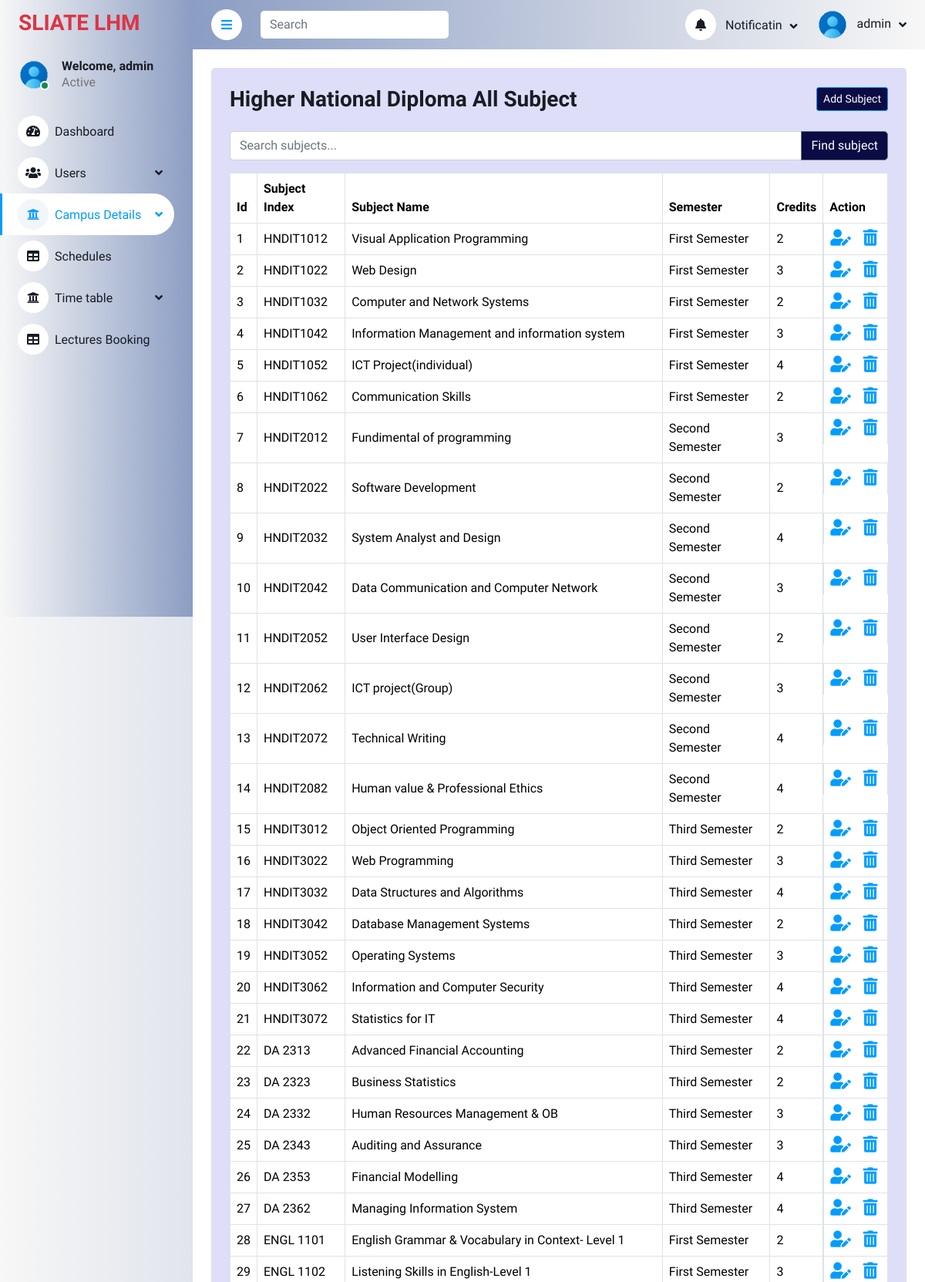
The page /admin/Subject.php (signed in, upper part) on the database its author committed.
### tables this page shows
CREATE TABLE `subjects` (
  `id` int NOT NULL AUTO_INCREMENT,
  `subject_number` varchar(50) NOT NULL,
  `subject_name` varchar(100) NOT NULL,
  `department_id` int DEFAULT NULL,
  `semester_id` int NOT NULL,
  `credits` int NOT NULL,
  `about` text,
  PRIMARY KEY (`id`),
  UNIQUE KEY `subject_number` (`subject_number`),
  KEY `department_id` (`department_id`),
  KEY `semester_id` (`semester_id`),
  CONSTRAINT `subjects_ibfk_1` FOREIGN KEY (`department_id`) REFERENCES `departments` (`id`) ON DELETE CASCADE,
  CONSTRAINT `subjects_ibfk_2` FOREIGN KEY (`semester_id`) REFERENCES `semester` (`id`) ON DELETE CASCADE
);

CREATE TABLE `semester` (
  `id` int NOT NULL AUTO_INCREMENT,
  `sem_num` int NOT NULL,
  `sem_name` varchar(64) NOT NULL,
  PRIMARY KEY (`id`)
);

### admin/Subject.php (the view, shortened to what this page needs)
<?php include './include/header.php'; ?>
<div class="content">
    <?php include './include/navbar.php'; ?>
    <div class="container-fluid pt-4 px-4">
        <div class="bg-light text-center rounded p-4">
            <div class="d-flex align-items-center justify-content-between mb-4">
                <h3 class="mb-0">Higher National Diploma All Subject</h3>
                <button type="button" class="btn btn-sm btn-primary" data-bs-toggle="modal" data-bs-target="#subModal">Add Subject
                </button>
            </div>
            <form method="GET" action="">
                <div class="input-group mb-3 ">
                    <input type="text" class="form-control" name="search" placeholder="Search subjects..." aria-label="Search subjects" value="<?php echo isset($_GET['search']) ? htmlspecialchars($_GET['search']) : ''; ?>">
                    <button class="btn btn-outline-secondary btn-primary" type="submit">Find subject</button>
                </div>
            </form>
            <div class="table-responsive">
                <table class="table text-start align-middle table-bordered table-hover mb-0">
                    <thead>
                        <tr class="text-dark">
                            <th scope="col">Id</th>
                            <th scope="col">Subject Index</th>
                            <th scope="col">Subject Name</th>
                            <th scope="col">Semester</th>
                            <th scope="col">Credits</th>
                            <th scope="col">Action</th>
                        </tr>
                    </thead>
                    <tbody>
                        <?php
                        $query = "
            SELECT s.id, s.subject_number, s.subject_name, s.credits, sem.sem_name AS semester_name
            FROM subjects s
            JOIN semester sem ON s.semester_id = sem.id
        ";
                        $stmt = $conn->prepare($query);
                        $stmt->execute();
                        $result = $stmt->fetchAll(PDO::FETCH_ASSOC);
                        if (!empty($result)) {
                            foreach ($result as $row) {
                                echo '<tr>';
                                echo '<td>' . htmlspecialchars($row['id']) . '</td>';
                                echo '<td>' . htmlspecialchars($row['subject_number']) . '</td>';
                                echo '<td>' . htmlspecialchars($row['subject_name']) . '</td>';
                                echo '<td>' . htmlspecialchars($row['semester_name']) . '</td>';
                                echo '<td>' . htmlspecialchars($row['credits']) . '</td>';
                                echo '<td class="d-flex align-items-lg-center justify-content-around">';
                                echo '<a href="#" class="edit-subject me-3" data-bs-toggle="modal" data-bs-target="#subUpdateModal" data-id="' . $row['id'] . '"><i class="fas fa-user-edit fa-lg"></i></a>';
                                echo '<a href="include/delete.php?type=Subject&id=' . $row['id'] . '" class="me-1" onclick="return confirm(\'Are you sure you want to delete this subject?\')"> <i class="fas fa-trash-alt fa-lg"></i> </a>';
                                echo '</td>';
                                echo '</tr>';
                            }
                        } else {
                            echo '<tr><td colspan="5">No results found</td></tr>';
                        }
                        ?>
                    </tbody>
                </table>
            </div>
        </div>
    </div>
</div>
<?php include './include/footer.php'; ?>

### admin/assets/css/style.css (style rules this page uses)
:root { --primary: #009CFF; --light: #F3F6F9; --dark: #191C24; }
.btn { transition: .5s; }
.btn.btn-primary { color: #FFFFFF; }
.content { margin-left: 250px; min-height: 100vh; background: #FFFFFF; transition: 0.5s; }
@media (min-width: 992px) { .content { width: calc(100% - 250px); } }

### admin/assets/css/adminstyle.css (style rules this page uses)
.back-colors { background: rgb(139,157,195); background: linear-gradient(270deg, rgb(139,157,195) 0%, rgb(247,247,247) 100%); }
.btn-primary { background-color: #0B0B45; }
.bg-light { background-color: #dedef8 !important; }
.table-hover { background-color: #fff; }

### rows shown on the page
subjects: id "1", subject_number "HNDIT1012", subject_name "Visual Application Programming", semester.sem_name "First Semester", credits "2"
subjects: id "2", subject_number "HNDIT1022", subject_name "Web Design", semester.sem_name "First Semester", credits "3"
subjects: id "3", subject_number "HNDIT1032", subject_name "Computer and Network Systems", semester.sem_name "First Semester", credits "2"
subjects: id "4", subject_number "HNDIT1042", subject_name "Information Management and information system", semester.sem_name "First Semester", credits "3"
subjects: id "5", subject_number "HNDIT1052", subject_name "ICT Project(individual)", semester.sem_name "First Semester", credits "4"
subjects: id "6", subject_number "HNDIT1062", subject_name "Communication Skills", semester.sem_name "First Semester", credits "2"
subjects: id "7", subject_number "HNDIT2012", subject_name "Fundimental of programming", semester.sem_name "Second Semester", credits "3"
subjects: id "8", subject_number "HNDIT2022", subject_name "Software Development", semester.sem_name "Second Semester", credits "2"
subjects: id "9", subject_number "HNDIT2032", subject_name "System Analyst and Design", semester.sem_name "Second Semester", credits "4"
subjects: id "10", subject_number "HNDIT2042", subject_name "Data Communication and Computer Network", semester.sem_name "Second Semester", credits "3"
subjects: id "11", subject_number "HNDIT2052", subject_name "User Interface Design", semester.sem_name "Second Semester", credits "2"
subjects: id "12", subject_number "HNDIT2062", subject_name "ICT project(Group)", semester.sem_name "Second Semester", credits "3"
subjects: id "13", subject_number "HNDIT2072", subject_name "Technical Writing", semester.sem_name "Second Semester", credits "4"
subjects: id "14", subject_number "HNDIT2082", subject_name "Human value & Professional Ethics", semester.sem_name "Second Semester", credits "4"
subjects: id "15", subject_number "HNDIT3012", subject_name "Object Oriented Programming", semester.sem_name "Third Semester", credits "2"
subjects: id "16", subject_number "HNDIT3022", subject_name "Web Programming", semester.sem_name "Third Semester", credits "3"
subjects: id "17", subject_number "HNDIT3032", subject_name "Data Structures and Algorithms", semester.sem_name "Third Semester", credits "4"
subjects: id "18", subject_number "HNDIT3042", subject_name "Database Management Systems", semester.sem_name "Third Semester", credits "2"
subjects: id "19", subject_number "HNDIT3052", subject_name "Operating Systems", semester.sem_name "Third Semester", credits "3"
subjects: id "20", subject_number "HNDIT3062", subject_name "Information and Computer Security", semester.sem_name "Third Semester", credits "4"
subjects: id "21", subject_number "HNDIT3072", subject_name "Statistics for IT", semester.sem_name "Third Semester", credits "4"
subjects: id "22", subject_number "DA 2313", subject_name "Advanced Financial Accounting", semester.sem_name "Third Semester", credits "2"
subjects: id "23", subject_number "DA 2323", subject_name "Business Statistics", semester.sem_name "Third Semester", credits "2"
subjects: id "24", subject_number "DA 2332", subject_name "Human Resources Management & OB", semester.sem_name "Third Semester", credits "3"
subjects: id "25", subject_number "DA 2343", subject_name "Auditing and Assurance", semester.sem_name "Third Semester", credits "3"
subjects: id "26", subject_number "DA 2353", subject_name "Financial Modelling", semester.sem_name "Third Semester", credits "4"
subjects: id "27", subject_number "DA 2362", subject_name "Managing Information System", semester.sem_name "Third Semester", credits "4"
subjects: id "28", subject_number "ENGL 1101", subject_name "English Grammar & Vocabulary in Context- Level 1", semester.sem_name "First Semester", credits "2"
subjects: id "29", subject_number "ENGL 1102", subject_name "Listening Skills in English-Level 1", semester.sem_name "First Semester", credits "3"

### other values the page prints
$_SESSION['user_name'] "admin"
